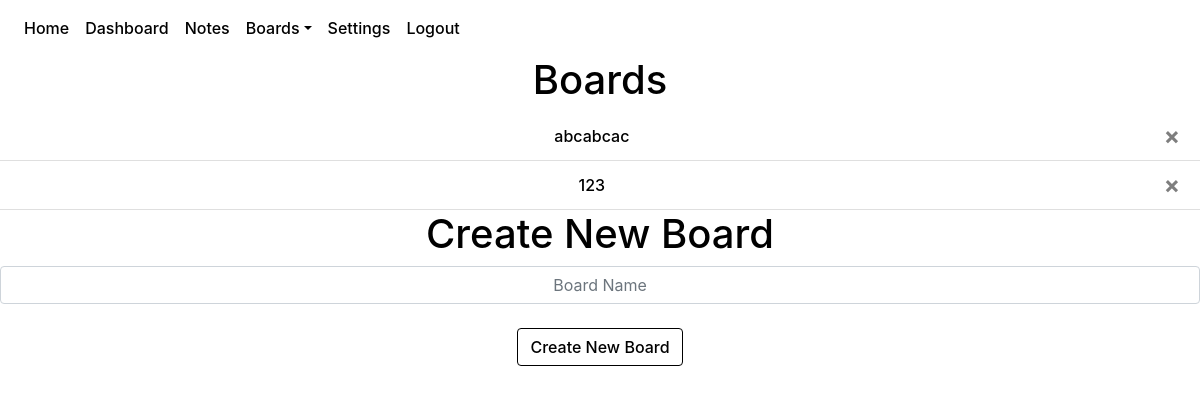
The app's page /boards (signed in), older data.
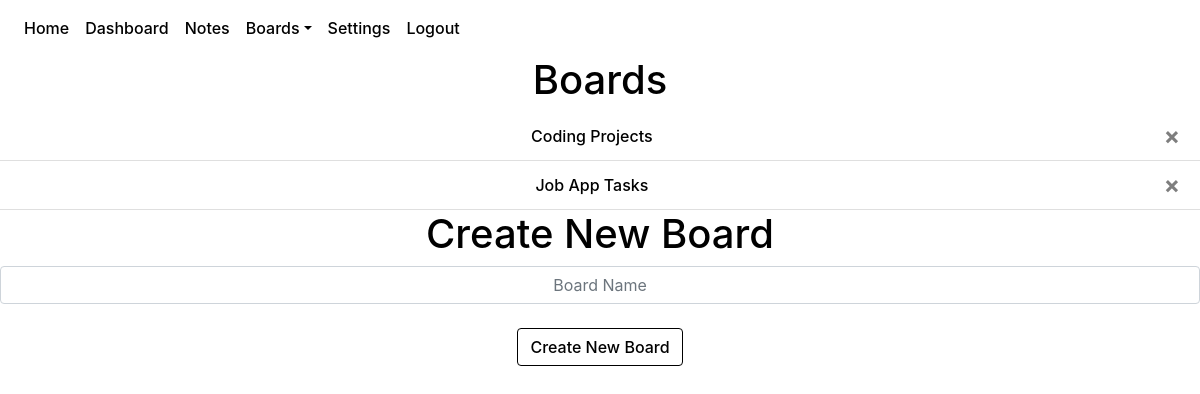
The same page, newer data.
### website/models.py (models this page shows)
class Board(db.Model):
    id = db.Column(db.Integer, primary_key = True)
    name = db.Column(db.String(100))
    date = db.Column(db.DateTime(timezone=True), default=func.now())
    category_num = db.Column(db.Integer)
    categories = db.relationship('Category')
    tasks = db.relationship('Task')
    user_id = db.Column(db.Integer, db.ForeignKey('user.id'))

### website/views.py (the view, shortened to what this page needs)
@views.route('/boards',methods = ['GET', 'POST'])
@login_required
def boards():
    return render_template("boards.html", user = current_user)

### website/__init__.py (called while the page is built)
def create_app():
    app = Flask(__name__)
    app.config['SECRET_KEY'] = urandom(12).hex()
    app.config['SQLALCHEMY_DATABASE_URI'] = f'sqlite:///{DB_NAME}'
    app.config['SQLALCHEMY_TRACK_MODIFICATIONS'] = False
    db.init_app(app)
    from .views import views
    from .auth import auth
    app.register_blueprint(views, url_prefix='/')
    app.register_blueprint(auth, url_prefix='/')
    from .models import User, Note, Board, Task, Category
    create_database(app)
    login_manager = LoginManager()
    login_manager.login_view = 'auth.login'
    login_manager.init_app(app)
    @login_manager.user_loader
    def load_user(id):
        return User.query.get(id)
    return app

### website/templates/boards.html (shortened to what this page needs)
{% extends "base.html" %} {% block title %}Boards{% endblock %}
{% block style%}
<link rel="stylesheet" href="{{ url_for('static', filename = 'boardView.css') }}" />
{% endblock %}
{% block content%}
<h1 align="center">Boards</h1>
<ul align="center" class="list-group list-group-flush" id="boards">
    {% for board in user.boards %}
    <li class="list-group-item", style="word-wrap:break-word;">
      <a href="/boards/{{ board.id }}">{{ board.name }}</a>
        <button type="button" class="close" onClick="showDeleteConfirmation(`deleteBoard({{ board.id }});`, 'board');">
          <span aria-hidden="true">&times;</span>
        </button>
    </li>
    {% endfor %}
</ul>
<h1 align="center">Create New Board</h1>
<form method="POST">
    <input
    type="text"
    id="board_name"
    name="board_name"
    class="form-control"
    placeholder="Board Name">
    <br>
    <div align="center">
      <button type="submit" class="btn btn-primary">Create New Board</button>
    </div>
  </form>
{% endblock %}

Row changes from the older to the newer data that the page shows:
removed Board: name "123"
changed Board: name "abcabcac" → "Coding Projects"
added Board: name "Job App Tasks"
